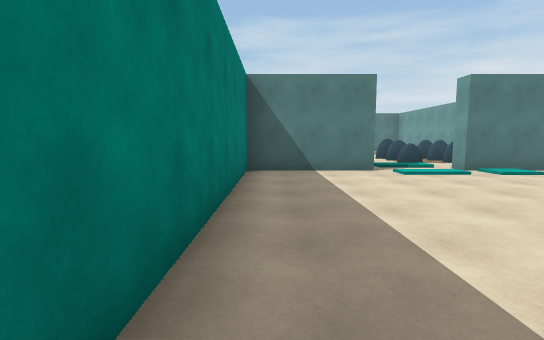
view 1 (above)

14 first-person views from a walk through a scene from a Unity 3-D project. The camera is 1.5 m above the floor, tilts 6° down and sees 85° across. Doors are open. The floor is counted in squares, 2 m on a side. Each view is taken from the middle of a square. On the plan, view 1 faces up. The plan holds only what a view shows up to about 10 squares ahead; the rest is blank. The place goes on beyond the plan. The player character is not drawn.

view 2
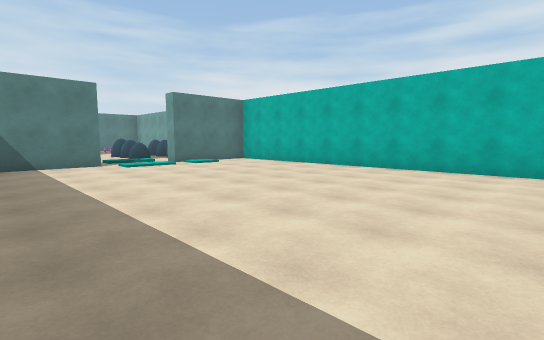

view 3
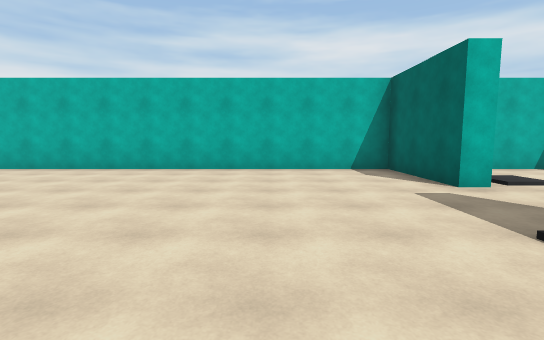

view 4
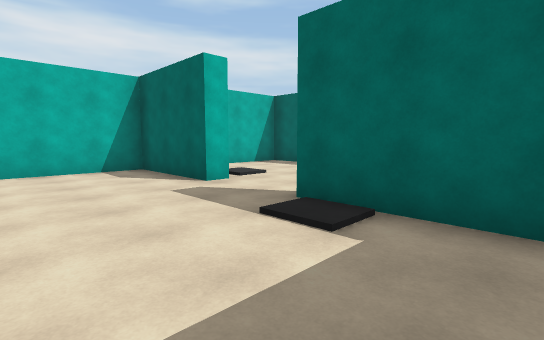

view 5
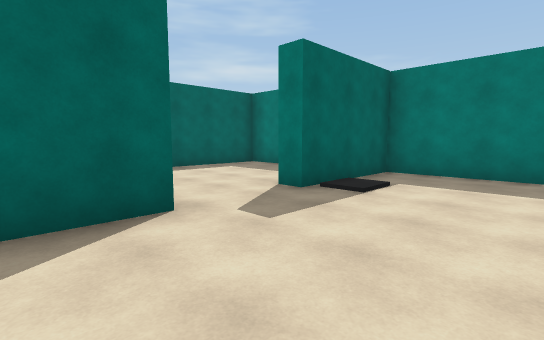

view 6
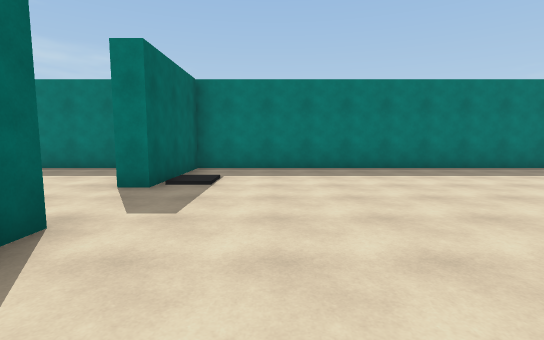

view 7
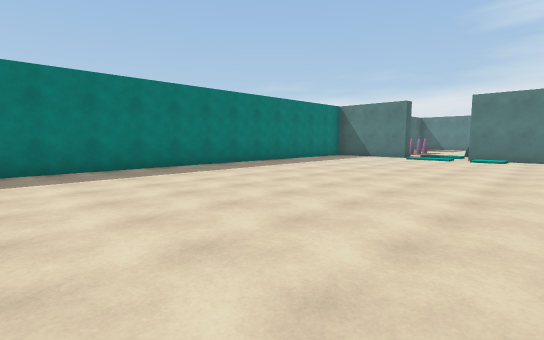

view 8
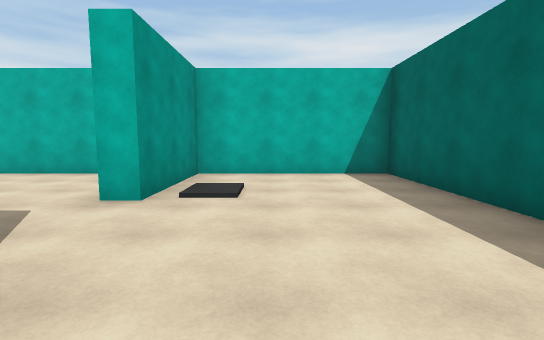

view 9
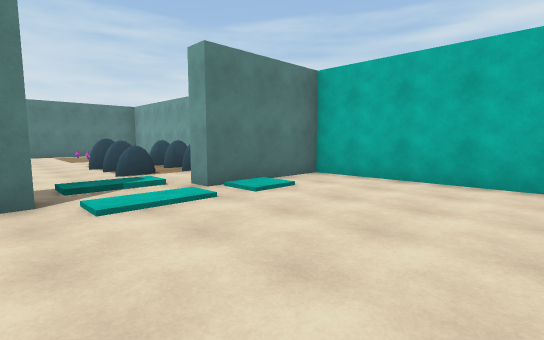

view 10
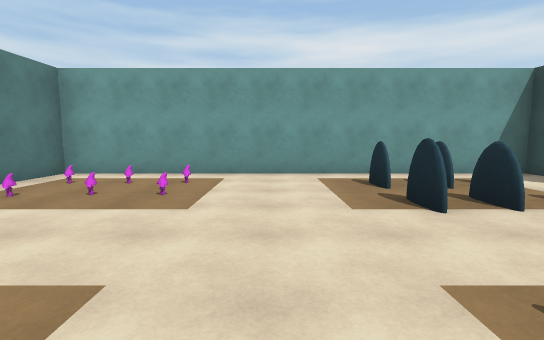

view 11
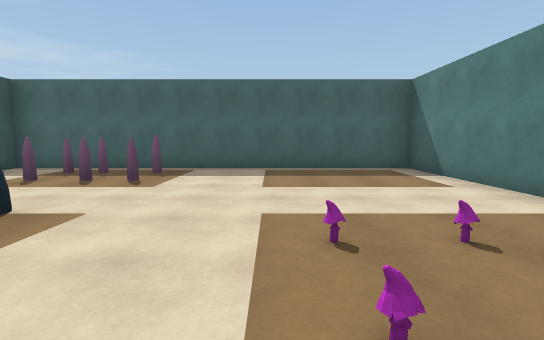

view 12
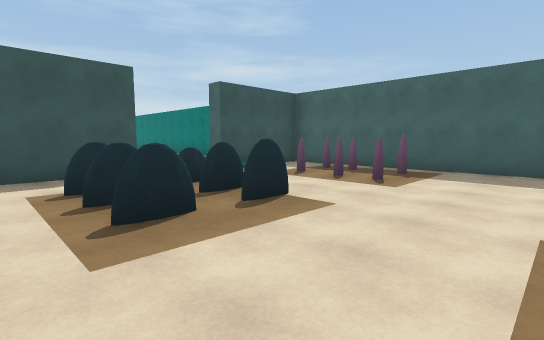

view 13
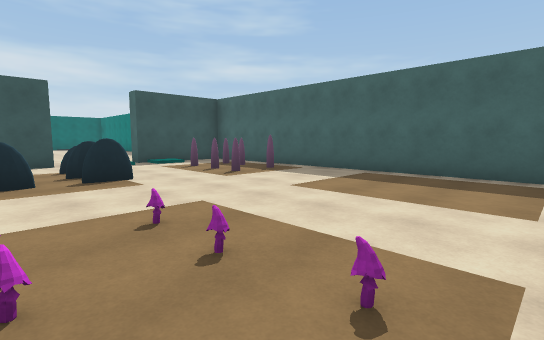

view 14
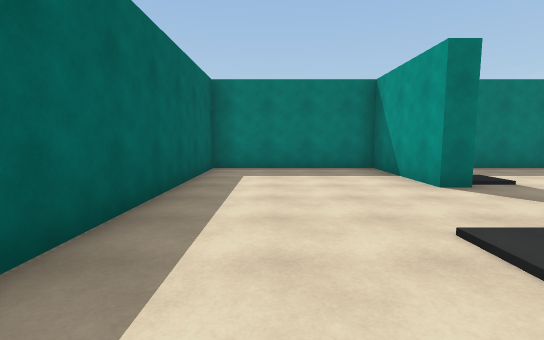

### Floor plan
Ten units are one square. View 1 is at (0, 0); x grows to the right and y downward. Boxes are objects, and circles mark ways between rooms. Rooms are numbered by the first view taken in them; rooms with no view inside come last. Other rooms are left out.
<svg viewBox="-11 -180 90 300">
<path fill="none" stroke="#000" d="M24 -70 -6 -70 -6 69 24 69M46 69 74 69 74 -70 46 -70M24 74 -6 74 -6 115 74 115 74 74 46 74M45 -93 40 -93M46 -70 46 -75 74 -75 74 -175 59 -175M32 -175 -6 -175 -6 -75 24 -75 24 -70"/>
<rect x="45" y="-145" width="10" height="10" fill="#bbb"><title>mushroom</title></rect>
<rect x="45" y="-155" width="10" height="10" fill="#bbb"><title>mushroom</title></rect>
<rect x="45" y="-165" width="10" height="10" fill="#bbb"><title>mushroom</title></rect>
<rect x="55" y="-145" width="10" height="10" fill="#bbb"><title>mushroom</title></rect>
<rect x="55" y="-155" width="10" height="10" fill="#bbb"><title>mushroom</title></rect>
<rect x="55" y="-165" width="10" height="10" fill="#bbb"><title>other object</title></rect>
<circle cx="35" cy="70" r="3" fill="#2a7"/>
<circle cx="35" cy="-70" r="3" fill="#2a7"/>
<text x="30" y="0">1</text>
<text x="30" y="90">2</text>
<text x="40" y="-120">3</text>
</svg>
Room 1 opens to room 2. Room 1 opens to room 3.

Where each view was taken, in squares from view 1:
view 1: 0 up, 0 right, facing up
view 2: 2 down, 0 right, facing up-right
view 3: 4 down, 0 right, facing right
view 4: 4 down, 0 right, facing down-right
view 5: 4 down, 6 right, facing down-left
view 6: 5 down, 7 right, facing left
view 7: 5 down, 7 right, facing up-left
view 8: 9 down, 1 right, facing right
view 9: 3 up, 2 right, facing up-right
view 10: 13 up, 1 right, facing right
view 11: 14 up, 7 right, facing left
view 12: 14 up, 7 right, facing down-left
view 13: 17 up, 6 right, facing down-left
view 14: 10 down, 7 right, facing left
